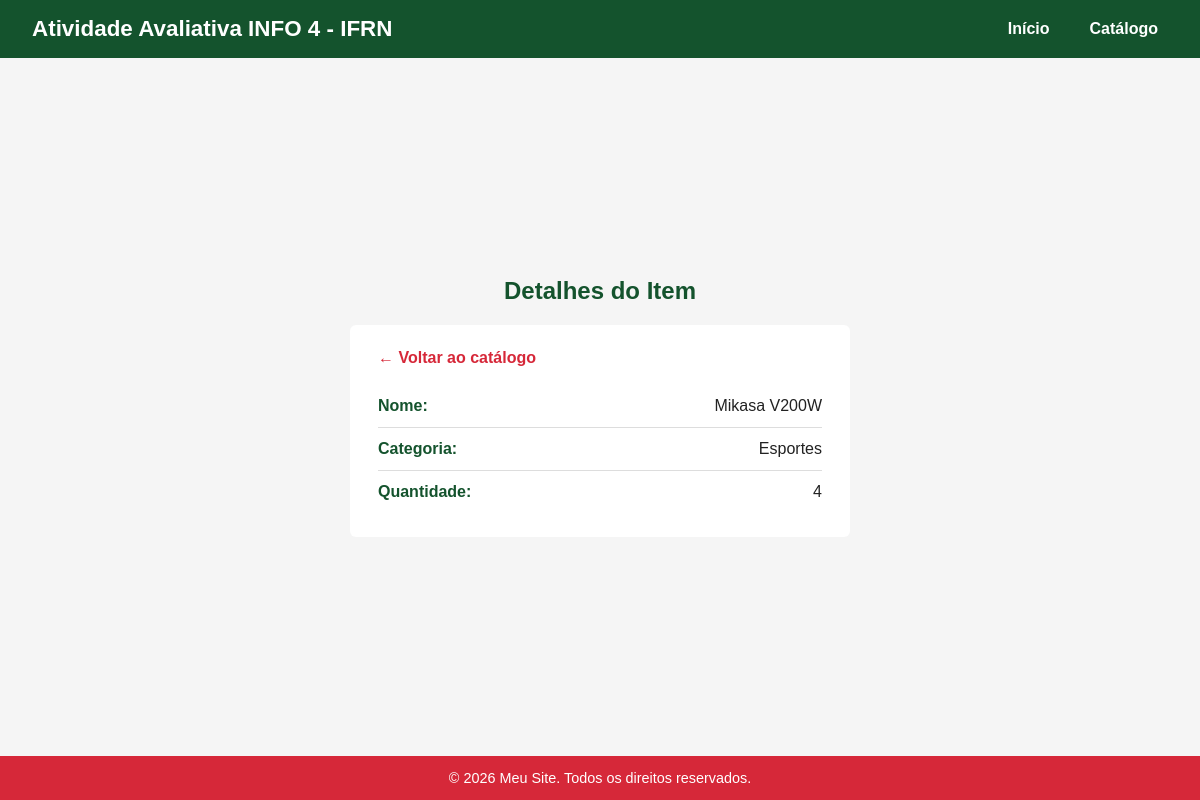
Screenshot of /produtos/detalhesProduto/1/ with the database file from the repository.
### produtos/models.py (models this page shows, shortened)
class Produto(models.Model):
   nome = models.CharField(max_length=100)
   categoria = models.CharField(max_length=20)
   quantidade = models.IntegerField()

### produtos/views.py (the view)
# urls.py: path('detalhesProduto/<int:id>/', views.detalhes, name='detalhesProduto'),
def detalhes(request, id):
    produto = models.Produto.objects.get(id=id)
    return render(request, 'produtos/detalhes.html', {'produto':produto})

### produtos/templates/produtos/detalhes.html
{% extends "base.html" %}
{% load static %}
{% block links %}
  <link rel="stylesheet" href="produtos/detalhes.css">
{% endblock links %}
{% block main %}
    <h2>Detalhes do Item</h2>
    <div class="cartao-detalhes">
      <a href="{% url 'produtos:listaProdutos' %}" class="voltar">&larr; Voltar ao catálogo</a>
      <ul class="lista-detalhes">
        <li>
          <span class="rotulo">Nome:</span>
          <span class="valor">{{ produto.nome }}</span>
        </li>
        <li>
          <span class="rotulo">Categoria:</span>
          <span class="valor">{{ produto.categoria }}</span>
        </li>
        <li>
          <span class="rotulo">Quantidade:</span>
          <span class="valor">{{ produto.quantidade }}</span>
        </li>
      </ul>
    </div>
{% endblock main %}

### static/css/style.css (style rules this page uses)
:root { --verde: #f5f5f5; --verde-escuro: #14532D; --vermelho: #D62839; --branco: #FFFFFF; --texto: #222222; }
* { box-sizing: border-box; margin: 0; padding: 0; }
html, body { height: 100%; }
body { font-family: Arial, Helvetica, sans-serif; color: var(--texto); display: flex; flex-direction: column; min-height: 100vh; }
.cartao-detalhes { width: 100%; max-width: 500px; background-color: var(--branco); color: var(--texto); border-radius: 6px; padding: 24px 28px; text-align: left; }
.voltar { display: inline-block; color: var(--vermelho); font-weight: bold; text-decoration: none; margin-bottom: 18px; }
.lista-detalhes { list-style: none; }
.lista-detalhes li { display: flex; justify-content: space-between; padding: 12px 0; border-bottom: 1px solid #ddd; }
.lista-detalhes li:last-child { border-bottom: none; }
.rotulo { font-weight: bold; color: var(--verde-escuro); }
.valor { color: var(--texto); }

### produtos/static/produtos/css/detalhes.css (style rules this page uses)
:root { --verde: #f5f5f5; --verde-escuro: #14532D; --vermelho: #D62839; --branco: #FFFFFF; --texto: #222222; }
h2 { margin-bottom: 20px; }
.cartao-detalhes { width: 100%; max-width: 500px; background-color: var(--branco); color: var(--texto); border-radius: 6px; padding: 24px 28px; text-align: left; }
.voltar { display: inline-block; color: var(--vermelho); font-weight: bold; text-decoration: none; margin-bottom: 18px; }
.lista-detalhes { list-style: none; }
.lista-detalhes li { display: flex; justify-content: space-between; padding: 12px 0; border-bottom: 1px solid #ddd; }
.lista-detalhes li:last-child { border-bottom: none; }
.rotulo { font-weight: bold; color: var(--verde-escuro); }
.valor { color: var(--texto); }

### static/css/header.css (style rules this page uses)
:root { --verde: #f5f5f5; --verde-escuro: #14532D; --vermelho: #D62839; --branco: #FFFFFF; --texto: #222222; }
* { box-sizing: border-box; margin: 0; padding: 0; }
html, body { height: 100%; }
body { font-family: Arial, Helvetica, sans-serif; color: var(--texto); display: flex; flex-direction: column; min-height: 100vh; }

### static/css/footer.css (style rules this page uses)
:root { --verde: #f5f5f5; --verde-escuro: #14532D; --vermelho: #D62839; --branco: #FFFFFF; --texto: #222222; }
* { box-sizing: border-box; margin: 0; padding: 0; }
html, body { height: 100%; }
body { font-family: Arial, Helvetica, sans-serif; color: var(--texto); display: flex; flex-direction: column; min-height: 100vh; }

### rows the page displays
Produto: nome "Mikasa V200W", categoria "Esportes", quantidade "4"
